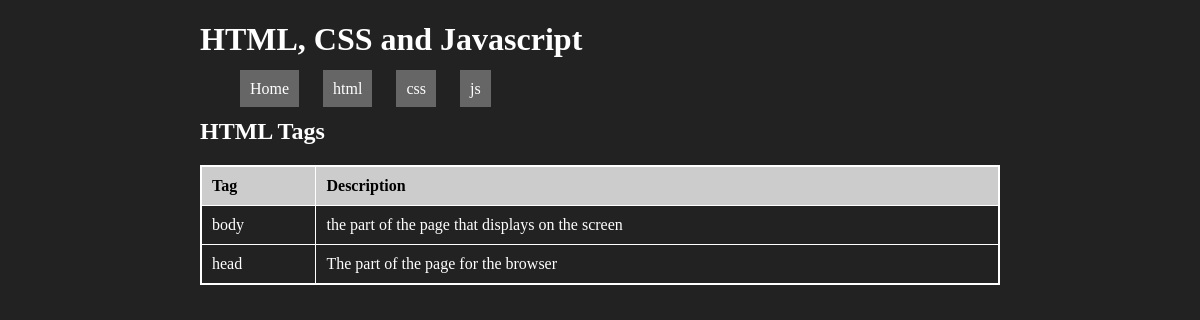
The page /tag/html on the database its author committed.
### tables this page shows
CREATE TABLE "tag" (
	"id"	INTEGER,
	"type"	char(4),
	"name"	varchar(20),
	"description"	varchar(100),
	PRIMARY KEY("id" AUTOINCREMENT)
);

### app.py (the view)
@app.route('/tag/<tag_type>')
def render_html(tag_type):
    query = "SELECT name, description from tag WHERE type = ?"
    conn = create_connection(DATABASE)
    cur = conn.cursor()
    cur.execute(query, (tag_type, ))
    definitions = cur.fetchall()
    conn.close()
    return render_template("tags.html", definitions=definitions, tag_type=tag_type.upper(), tags=get_tag_types())

### app.py (called while the page is built)
def create_connection(db_file):
    try:
        connection = sqlite3.connect(db_file)
        return connection
    except sqlite3.Error as e:
        print(e)
    return None

def get_tag_types():
    query = "SELECT DISTINCT type FROM tag"
    conn = create_connection(DATABASE)
    cur = conn.cursor()
    cur.execute(query)
    tag_list = cur.fetchall()
    conn.close()
    print(tag_list)
    tags = []
    for tag in tag_list:
        tags.append(tag[0])
    return tags

### templates/tags.html
{% extends "base.html" %}
{% block main %}
        <h2>{{ tag_type }} Tags</h2>
        <table>
            <thead>
                <tr>
                    <td>Tag</td>
                    <td>Description</td>
                </tr>
            </thead>
            {% for definition in definitions %}
            <tr>
                <td>{{ definition[0] }}</td>
                <td>{{ definition[1] }}</td>
            </tr>
            {% endfor %}
        </table>
{% endblock %}

### static/style.css (style rules this page uses)
body { background-color: #222; color: #fff; width: 800px; margin: auto; }
table { border: 2px solid #fff; width: 100%; border-collapse: collapse; }
thead { font-weight: bold; color: #000; background-color: #ccc; }
td { border: 1px solid #fff; padding: 10px; }

### rows shown on the page
tag: name "body", description "the part of the page that displays on the screen"
tag: name "head", description "The part of the page for the browser"

### other values the page prints
{{ tag }} "html" "css" "js"
{{ tag_type }} "HTML"
